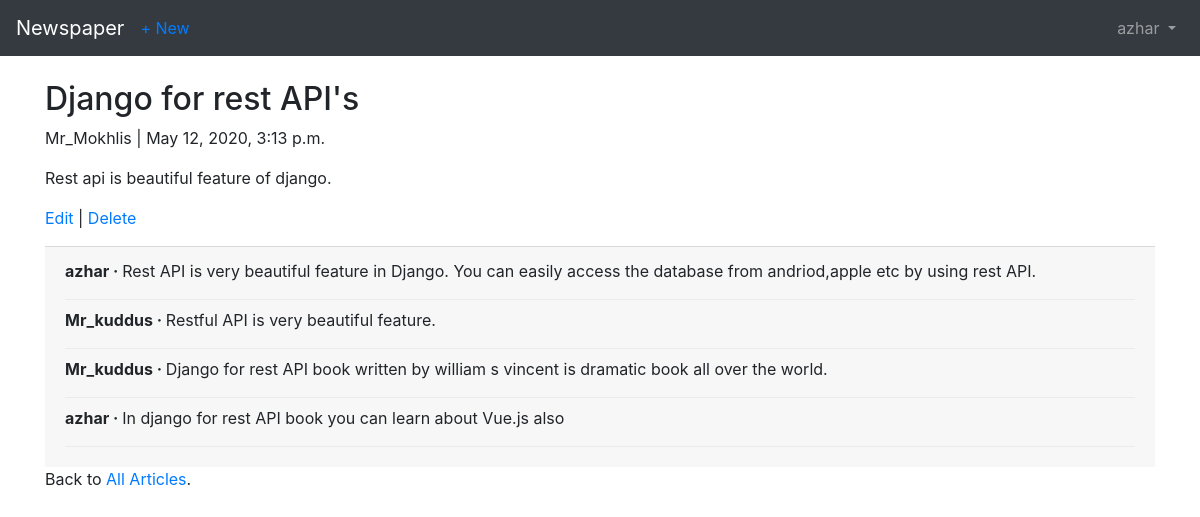
/articles/2/ (signed in), run on the app's committed database.
### users/models.py (models this page shows)
class CustomUser(AbstractUser):
    age = models.PositiveIntegerField(default=0) # this age attribute shows only admin site not form site

### articles/models.py (models this page shows, shortened)
class Article(models.Model):
    title = models.CharField(max_length=255)
    body = models.TextField()
    date = models.DateTimeField(auto_now_add=True)
    author = models.ForeignKey(
            settings.AUTH_USER_MODEL,  # author is fk,the pk is user(custom user(users/model),override from abstract user where stores the user)
            on_delete= models.CASCADE, # author is user,which one we create
    )

class Comment(models.Model):
    article = models.ForeignKey(    # many to one relationship (many comments hold in one article,the name of fk is simply the model it links to)
            Article,  # here using follow a relationship backward for each article look up related comment models
            on_delete=models.CASCADE, # we can use 'article_set' to access all instances of the model instead of here we
            related_name='comments')   # define 'comments' explicitly to add a related name attribute (for take all instances of comment means all comments of a post)
    comment = models.CharField(max_length=140)
    author = models.ForeignKey(
        settings.AUTH_USER_MODEL, # here define the custom user model(which override base user model) which is author
        on_delete=models.CASCADE,
    )
    email = models.EmailField(blank=True)
    def __str__(self):
        return self.comment  # viewing the comment in admin interface using dunder function

### articles/views.py (the view)
# urls.py: path('<int:pk>/', views.ArticleDetailView.as_view(), name='article_detail'),
class ArticleDetailView(LoginRequiredMixin,DetailView):
    model = models.Article
    template_name = 'article_detail.html'
    login_url = 'login' # override build in login url which is 'accounts/login' instead of.we using users/login which url name is 'login'

### templates/article_detail.html
{% extends 'base.html' %}
{% block content %}
<div class="article-entry">
    <h2>{{ object.title }}</h2>
    <p>{{ object.author }} | {{ object.date }}</p>
    <p>{{ object.body }}</p>
</div>
<p><a href="{% url 'article_edit' article.pk %}">Edit</a> | <a href="{% url 'article_delete' article.pk %}">Delete</a>  </p>
          <div class="card-footer">
              {% for comment in article.comments.all %}
              <p>
                  <span class="font-weight-bold">{{comment.author }} &middot; </span>
                     {{ comment }}
              </p>
              <div class="dropdown-divider"></div>
                {% endfor %}
          </div>
<p>Back to <a href="{% url 'article_list' %}">All Articles</a>.</p>
{% endblock content %}

### templates/base.html (shortened to what this page needs)
<!DOCTYPE html>
<html lang="en">
<head>
    <link rel="stylesheet" href="https://maxcdn.bootstrapcdn.com/bootstrap/4.0.0/css/bootstrap.min.css">
</head>
<body>
    <nav class="navbar navbar-expand-md navbar-dark bg-dark mb-4">
        <a class="navbar-brand" href="{% url 'home' %}">Newspaper</a>
        {% if user.is_authenticated %}
         <ul class="navbar-nav mr-auto">
          <li class="nav-item"><a href="{% url 'article_new' %}">+ New</a></li>
         </ul>
         {% endif %}
       <div class="collapse navbar-collapse" id="navbarCollapse">
           {% if user.is_authenticated %}
              <ul class="navbar-nav ml-auto">
                  <li class="nav-item">
                      <a class="nav-link dropdown-toggle" href="#" id="userMenu" data-toggle="dropdown" aria-haspopup="true" aria-expanded="false"> {{ user.username }} </a>
                  </li>
              </ul>
           {% endif %}
       </div>
    </nav>
    <div class="container">
        {% block content %}
        {% endblock %}
    </div>
</body>
</html>

### data on the page
CustomUser: username "azhar"
Article: title "Django for rest API's", author "Mr_Mokhlis", date "May 12, 2020, 3:13 p.m.", body "Rest api is beautiful feature of django."
Comment: author "azhar", comment "Rest API is very beautiful feature in Django. You can easily access the database from andriod,apple etc by using rest API."
Comment: author "Mr_kuddus", comment "Restful API is very beautiful feature."
Comment: author "Mr_kuddus", comment "Django for rest API book written by william s vincent is dramatic book all over the world."
Comment: author "azhar", comment "In django for rest API book you can learn about Vue.js also"
